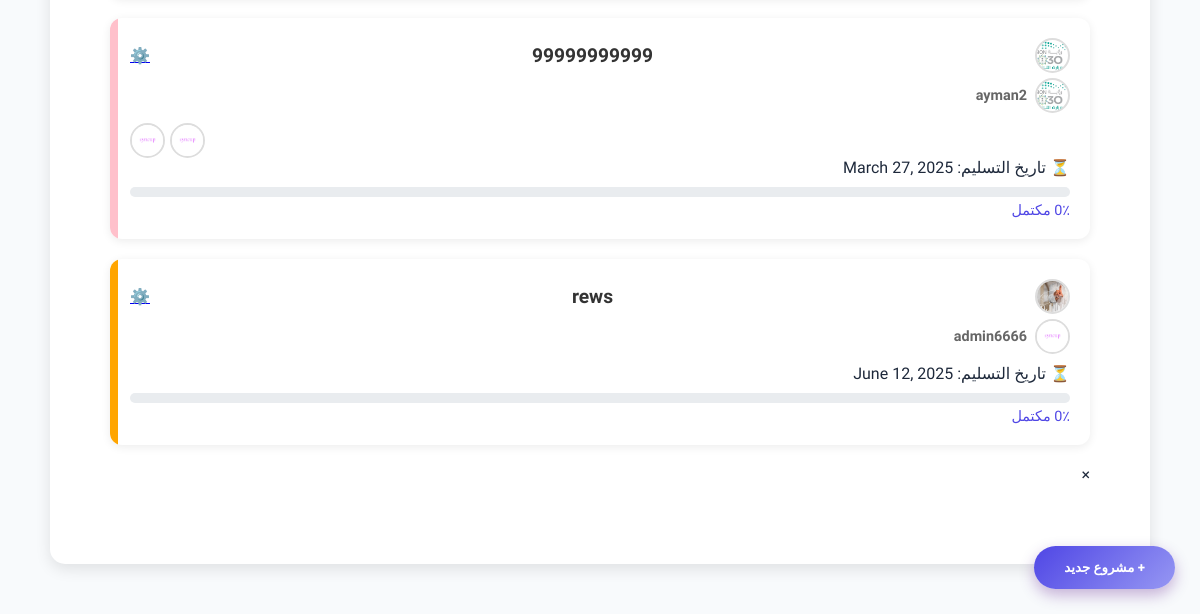
/projects/ (signed in, lower part), run on an earlier commit of the app's database.
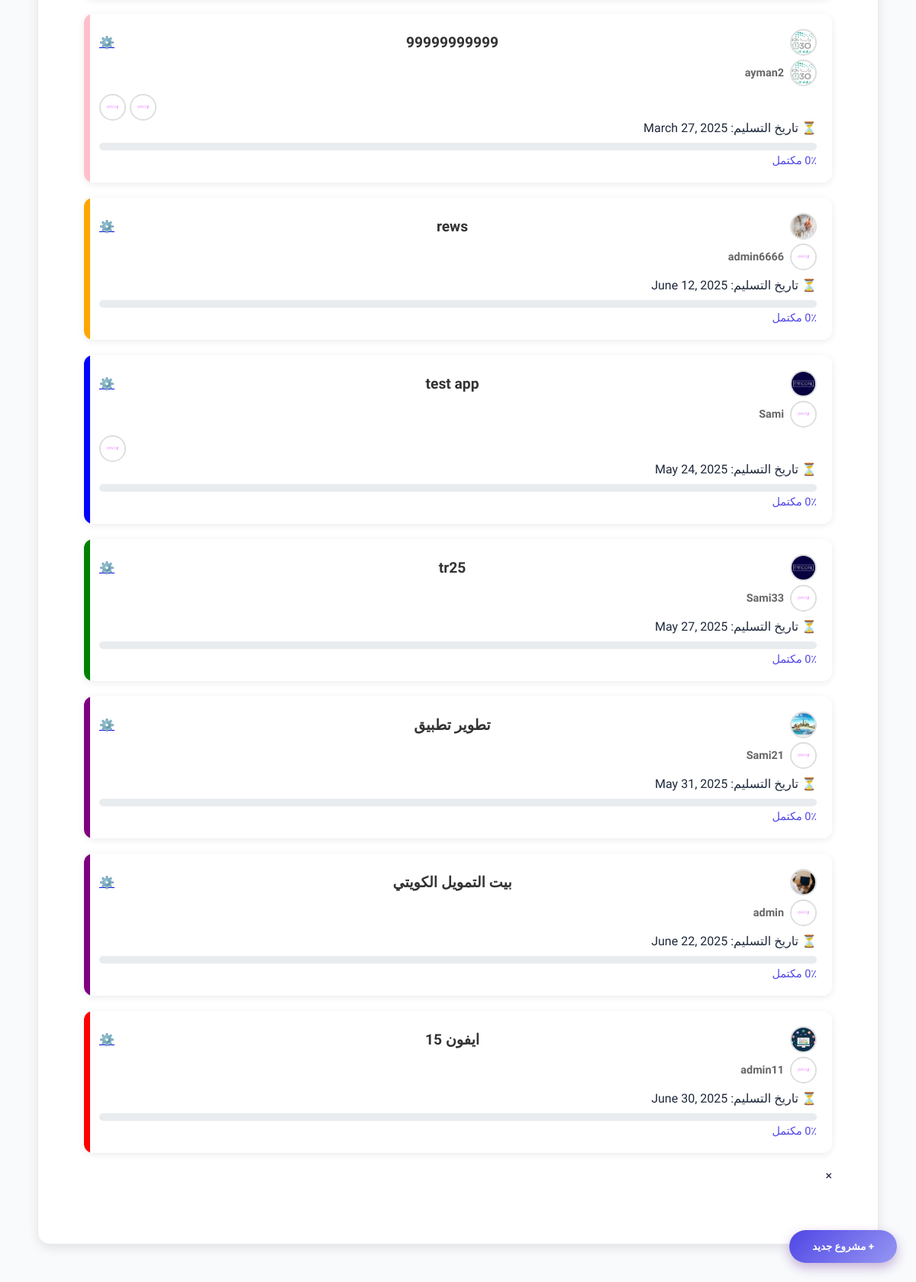
And on a later commit of the database.
### projects/models.py (models this page shows, shortened)
class Project(models.Model):
    STATUS_CHOICES = [
        ('pending', 'Pending'),
        ('in_progress', 'In Progress'),
        ('completed', 'Completed'),
    ]
    COLOR_CHOICES = [
        ('purple', 'Purple'),
        ('red', 'Red'),
        ('blue', 'Blue'),
        ('green', 'Green'),
        ('orange', 'Orange'),
        ('pink', 'Pink'),
    ]
    name = models.CharField(max_length=255)  # Project name
    description = models.TextField(blank=True, null=True)  # Project description
    start_date = models.DateField()  # Start date
    end_date = models.DateField(blank=True, null=True)  # End date
    owner = models.ForeignKey(CustomUser, on_delete=models.CASCADE, related_name='owned_projects')  # Project owner
    members = models.ManyToManyField(CustomUser, related_name='projects', blank=True)  # Project members
    created_at = models.DateTimeField(auto_now_add=True)  # Creation date
    category = models.ForeignKey(ProjectType, on_delete=models.CASCADE)
    status = models.CharField(max_length=20, choices=STATUS_CHOICES, default='pending')  # Project status
    logo = models.ImageField(upload_to='project_logos/', blank=True, null=True)  # Project logo
    project_color = models.CharField(max_length=10, choices=COLOR_CHOICES, default='blue')  # Project color
    def update_progress(self):
        total_tasks = self.tasks.count()  # Total number of tasks
        completed_tasks = self.tasks.filter(status='completed').count()  # Completed tasks
        if total_tasks > 0:
            self.progress = int((completed_tasks / total_tasks) * 100)
        else:
            self.progress = 0  # If no tasks, progress is 0%
        self.save()  # Save the updates

### users/models.py (models this page shows, shortened)
class CustomUser(AbstractUser):
    phone_regex = RegexValidator(
        regex=r'^05\d{8}$',
        message="Phone number must start with 05 and be exactly 10 digits."
    )
    phone_number = models.CharField(
        max_length=10,
        unique=True,
        validators=[phone_regex],
        help_text="Phone number must start with 05 and contain exactly 10 digits."
    )
    ROLE_CHOICES = [
        ('member', 'Member'),
        ('expert', 'Expert')
    ]
    role = models.CharField(
        max_length=10,
        choices=ROLE_CHOICES,
        default='member'
    )
    profile_image = models.ImageField(
        upload_to='profile_pics/',
        default='profile_pics/p.png',
        blank=True,
        null=True
    )
    short_bio = models.CharField(
        max_length=15,
        blank=True,
        help_text="Short description (e.g., AI Expert, UI Guru)."
    )
    full_bio = models.TextField(
        blank=True,
        help_text="Detailed biography or personal summary."
    )
    groups = models.ManyToManyField(
        'auth.Group',
        related_name='custom_user_groups',
        blank=True
    )
    user_permissions = models.ManyToManyField(
        'auth.Permission',
        related_name='custom_user_permissions',
        blank=True
    )

### projects/views.py (the view)
# urls.py: path('', project_list, name='projects_list'),  # عرض جميع المشاريع
@login_required
def project_list(request):
    if request.user.is_superuser:
        projects = Project.objects.all()
    else:
        projects = Project.objects.filter(owner=request.user) | Project.objects.filter(members=request.user)
    project_types = ProjectType.objects.all()
    sent_requests = ProjectInvitation.objects.filter(project__owner=request.user).select_related('invited_user', 'project')
    received_requests = JoinRequest.objects.filter(project__owner=request.user, status='pending')
    for project in projects:
        project.update_progress()
        project.is_owner = project.owner == request.user  # ✅ تحديد إذا كان المستخدم هو المالك
        project.is_member = request.user in project.members.all()  # ✅ تحديد إذا كان المستخدم عضوًا
    return render(request, 'projects_list.html', {
        'projects': projects,
        'project_types': project_types,
        'sent_requests': sent_requests,
        'received_requests': received_requests
    })

### templates/projects_list.html (shortened to what this page needs)
<!DOCTYPE html>
<html lang="en">
    <head>
    </head>
<body>
    {% include 'navbar.html' %}
    <button class="project-btn" onclick="openModal()">+ مشروع جديد</button>
    <div class="container">
        <div id="projects-list">
            {% for project in projects %}
            <div class="project-card project-{{ project.status }}" data-color="{{ project.project_color }}">
                <div class="project-left-bar"></div>
                <div class="project-info">
                    <div class="project-header">
                        {% if project.logo %}
                             <img src="{{ project.logo.url }}" alt="{{ project.name }}" class="circular-image">
                        {% else %}
                            <img src="/static/default_logo.png" alt="شعار افتراضي" class="project-logo">
                        {% endif %}
                        <div class="project-name">{{ project.name }}</div>
                        <a href="{% url 'project_detail' project.id %}" class="settings-btn">
                            ⚙️
                        </a>
                    </div>
                    <p class="owner-name">
                        {% if project.owner.profile_image %}
                            <img src="{{ project.owner.profile_image.url }}" alt="{{ project.owner.username }}" class="circular-image">
                        {% else %}
                            <img src="/static/default_avatar.png" alt="صورة افتراضية" class="circular-image">
                        {% endif %}
                        <strong>{{ project.owner.username }}</strong>
                    </p>
                    <div class="avatars">
                        {% for member in project.members.all|slice:":3" %}
                            {% if member.profile_image %}
                                <img src="{{ member.profile_image.url }}" alt="{{ member.username }}" class="circular-image">
                            {% else %}
                                <img src="/static/default_avatar.png" alt="صورة افتراضية" class="circular-image">
                            {% endif %}
                        {% endfor %}
                    </div>
                    <div class="due-date">⏳ تاريخ التسليم: {{ project.end_date|default:"غير محدد" }}</div>
                </div>
                <div class="progress-container">
                    <div class="progress-bar">
                    </div>
                    <div class="progress-text">{{ project.progress|default:0 }}٪ مكتمل</div>
                </div>
            </div>
            {% empty %}
            <div class="empty-state">
                📭 لا توجد مشاريع
            </div>
            {% endfor %}
        </div>
    <div class="modal-overlay" id="projectModal">
        <div class="modal">
            <span class="modal-close" onclick="closeModal()">×</span>
        </div>
    </div>
</body>
</html>

What changed in the data, as far as the page shows it:
added Project: logo (picture), name "test app", owner.profile_image (picture), owner.username "Sami", end_date "May 24, 2025", progress "0"
added CustomUser: profile_image (picture), shown under "test app"
added Project: logo (picture), name "tr25", owner.profile_image (picture), owner.username "Sami33", end_date "May 27, 2025", progress "0"
added Project: logo (picture), name "تطوير تطبيق", owner.profile_image (picture), owner.username "Sami21", end_date "May 31, 2025", progress "0"
added Project: logo (picture), name "بيت التمويل الكويتي", owner.profile_image (picture), owner.username "admin", end_date "June 22, 2025", progress "0"
added Project: logo (picture), name "ايفون 15", owner.profile_image (picture), owner.username "admin11", end_date "June 30, 2025", progress "0"
